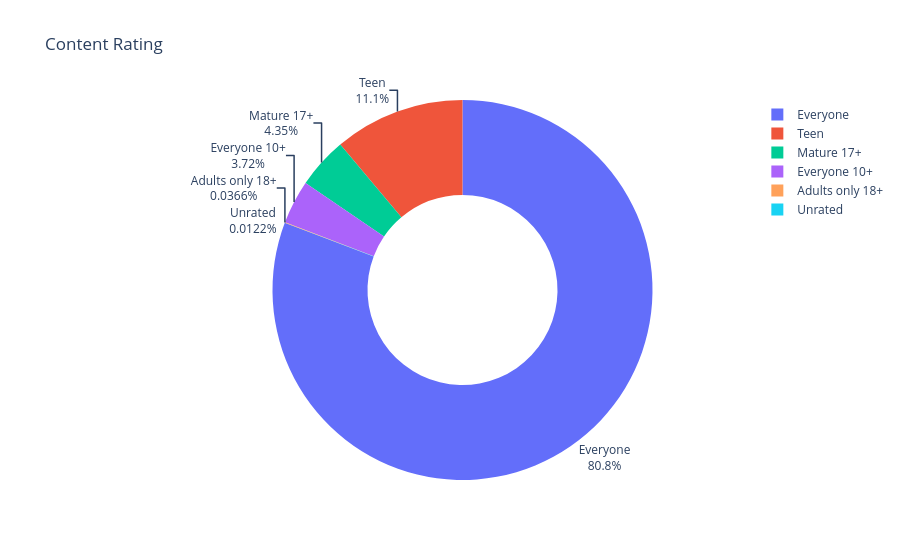

This figure's notebook cell:
### Code cell
x = ratings.index
y = ratings.values

fig = px.pie(labels=x, values=y, names=x, hole=0.5, title="Content Rating")
fig.update_traces(textposition='outside', textinfo='percent+label')

fig.show()

### Figure 1 — Plotly figure (JSON) as saved in the notebook; plotly's stock layout.template omitted (floating-point values rounded to 4 significant figures)
{"data": [{"domain": {"x": [0, 1], "y": [0, 1]}, "hole": 0.5, "hovertemplate": "label=%{label}<br>value=%{value}<extra></extra>", "labels": ["Everyone", "Teen", "Mature 17+", "Everyone 10+", "Adults only 18+", "Unrated"], "legendgroup": "", "name": "", "showlegend": true, "textinfo": "percent+label", "textposition": "outside", "type": "pie", "values": [6621, 912, 357, 305, 3, 1]}], "layout": {"legend": {"tracegroupgap": 0}, "title": {"text": "Content Rating"}}}
